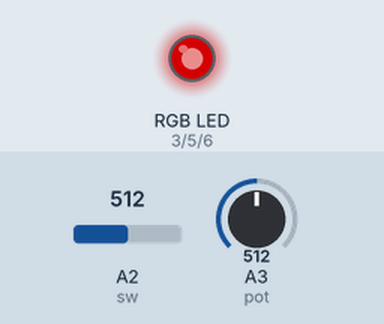
Recording of a sketch running on a simulated Arduino Uno, built with avr-gcc and run on an emulated ATmega328P. Parts: an RGB LED mixed from three pins (HIGH = lit). The inputs (shaded band) are chosen by the test bench; at power-on: A3 (pot) = 512, A2 (sw) = 512. Dim RGB values are drawn brighter than linear; what the sketch prints to the serial monitor is not drawn.

Above: at 1.2 s.
1.3 s: A3 (pot) set to 716
At 1.7 s:
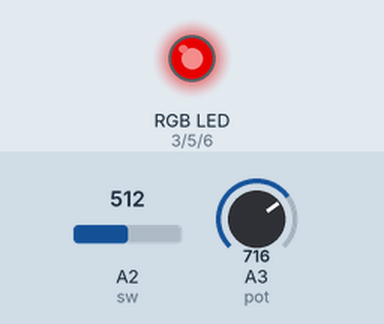
2.8 s: A3 (pot) set to 900
At 4.0 s:
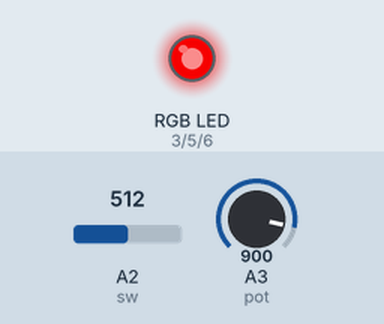
4.3 s: A3 (pot) set to 122
At 5.2 s:
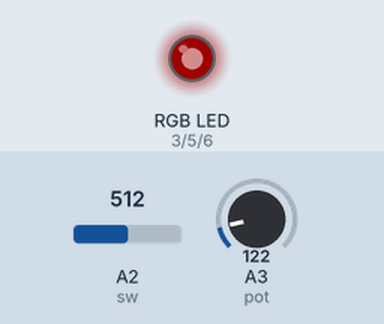
5.8 s: A3 (pot) set to 0
At 6.3 s:
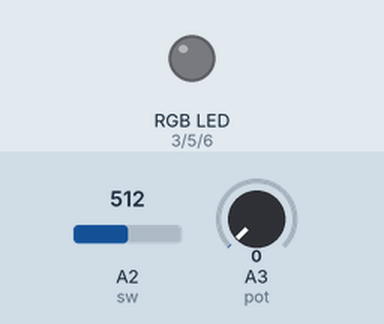
7.3 s: A2 (sw) set to 12
8.8 s: A2 (sw) set to 9
Timing chart, 0 to 11.8 s (numbered marks = the images above; inputs shaded):
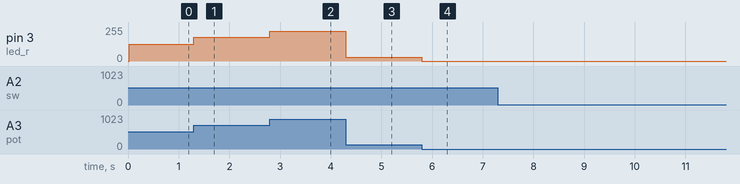

Measured:
- after the input at 1.3 s, pin 3 (led_r): 127/255 → 178/255 at once
- after the input at 2.8 s, pin 3 (led_r): 178/255 → 224/255 at once
- after the input at 4.3 s, pin 3 (led_r): 224/255 → 30/255 at once
- after the input at 5.8 s, pin 3 (led_r): 30/255 → 0/255 at once
- after the input at 7.3 s, every drawn part: stays the same
- after the input at 8.8 s, every drawn part: stays the same

The sketch:

RGB_mixer.ino
```cpp
int pot=A3,sensorValue,outputValue;
int led_r=3;
int led_g=5;
int led_b=6;
int mode=0;
int sw=A2;

void setup()
{
      Serial.begin(9600);
      pinMode(led_r, OUTPUT);
      pinMode(led_g, OUTPUT);
      pinMode(led_b, OUTPUT);
      mode=1;
}

void loop()
{
  switch (mode)
  {
     case 1:
           Serial.println("use knob to change the intensity of RED color and press button to change green color");
           while(analogRead(sw)>10)
           {
             sensorValue = analogRead(pot);
             outputValue = map(sensorValue, 0, 1023, 0, 255);
             analogWrite(led_r, outputValue);
           }
           delay(1000);
           mode=2;
     case 2:
           Serial.println("use knob to change the intensity of GREEN color and press button to change blue color ");
           while(analogRead(sw)>10)
           {
             sensorValue = analogRead(pot);
             outputValue = map(sensorValue, 0, 1023, 0, 255);
             analogWrite(led_g, outputValue);
           }
           delay(1000);
           mode=3;
     case 3:
           Serial.println("use knob to change the intensity of BLUE color and press button to change red color ");
           while(analogRead(sw)>10)
           {
             sensorValue = analogRead(pot);
             outputValue = map(sensorValue, 0, 1023, 0, 255);
             analogWrite(led_b, outputValue);
           }
           delay(1000);
           mode=1;
  }
}
```
